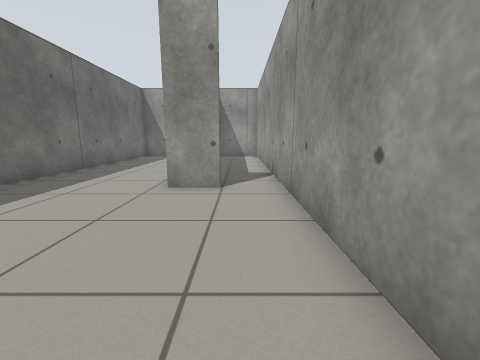
[1] (above)

13 first-person views from a walk through a robot-simulator world made for Gazebo. The camera is 0.71 m above the floor, tilts 10° down and sees 90° across. The floor is counted in squares, 0.5 m on a side. Each view is taken from the middle of a square. On the plan, view 1 faces up. The plan holds only what a view shows up to about 13 squares ahead; the rest is blank.

[2]
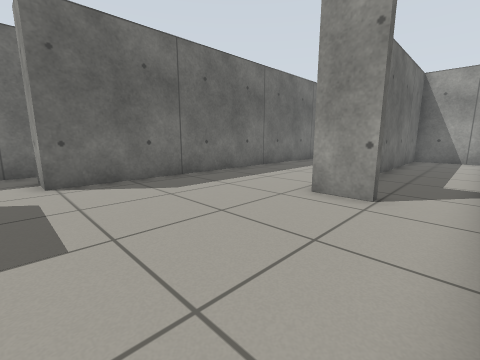

[3]
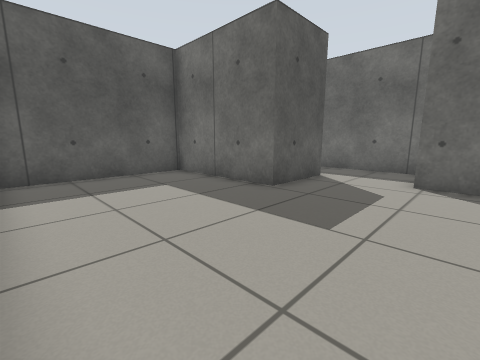

[4]
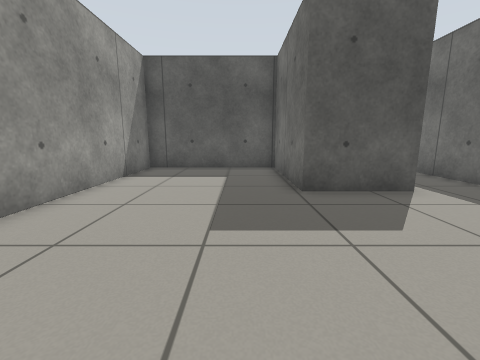

[5]
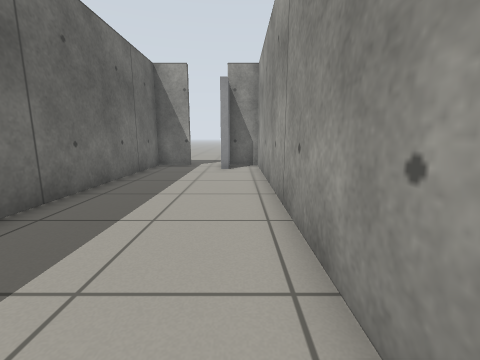

[6]
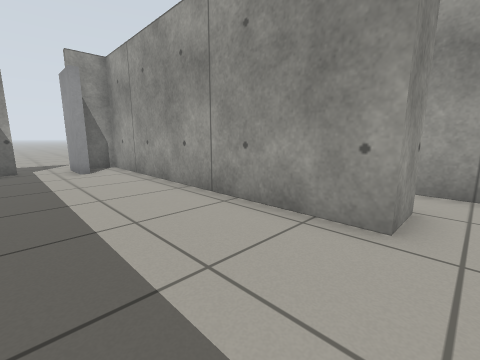

[7]
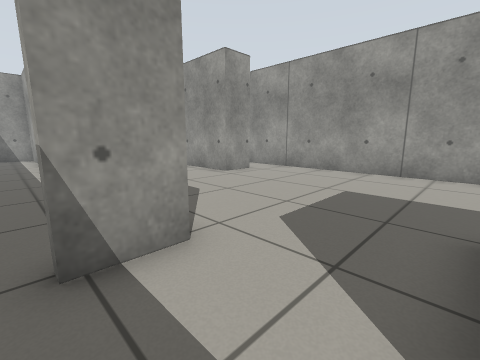

[8]
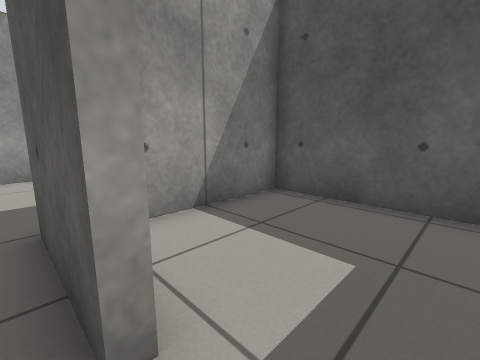

[9]
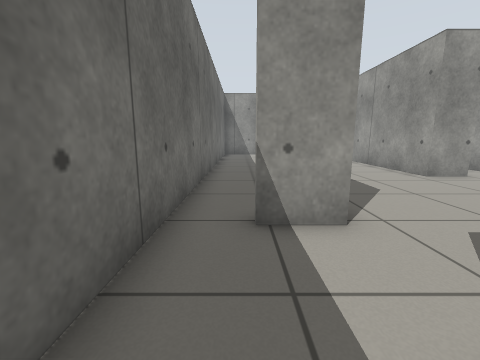

[10]
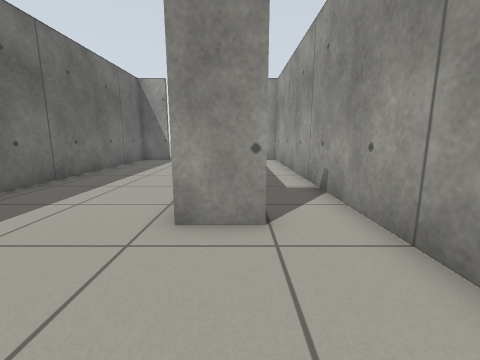

[11]
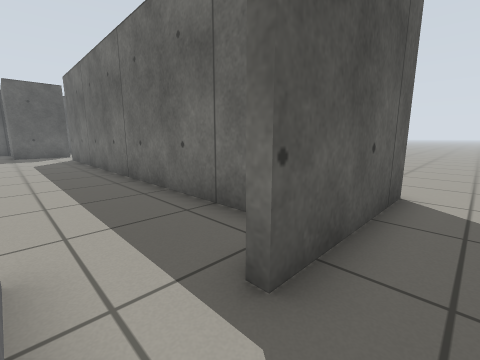

[12]
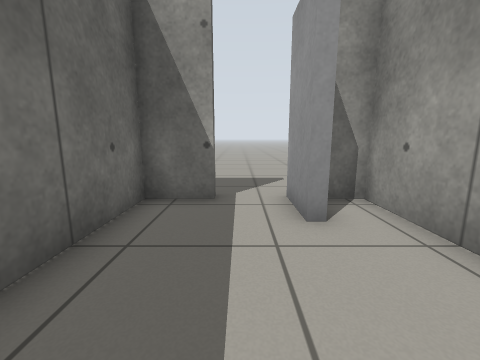

[13]
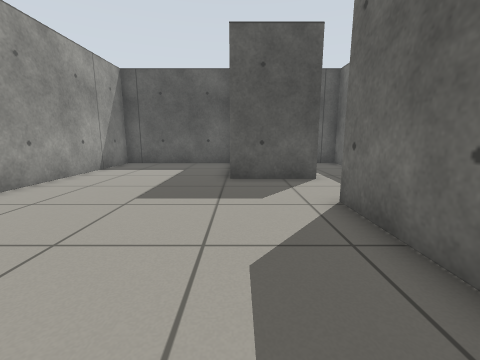

### Floor plan
Ten units are one square. View 1 is at (0, 0); x grows to the right and y downward. Boxes are objects, and circles mark ways between rooms. Rooms are numbered by the first view taken in them; rooms with no view inside come last. Other rooms are left out.
<svg viewBox="-111 -205 129 274">
<path fill="none" stroke="#000" d="M-5 -68 -21 -68 -21 -185 -35 -185M-78 13 -47 13 -47 64 13 64 13 -164M-18 -174 -18 -116M10 -185 -7 -185M-106 -188 -56 -188 -56 -185 -72 -185 -72 -18M-103 4 -103 64 -50 64 -50 27M-103 -111 -103 4M-72 -18 -88 -18"/>
<rect x="-45" y="-185" width="10" height="20" fill="#bbb"><title>door leaf</title></rect>
<circle cx="-70" cy="-5" r="3" fill="#2a7"/>
<circle cx="-85" cy="10" r="3" fill="#2a7"/>
<text x="-30" y="-70">1</text>
<text x="-80" y="30">2</text>
<text x="-90" y="-90">3</text>
</svg>
Room 1 opens to room 3. Room 2 opens to room 3.

Where each view was taken, in squares from view 1:
view 1: 0 up, 0 right, facing up
view 2: 1 up, 1 right, facing up-left
view 3: 3 up, 1 right, facing down-left
view 4: 5 up, 3 left, facing down
view 5: 6 up, 3 left, facing up
view 6: 6 up, 6 left, facing up-right
view 7: 1 down, 9 left, facing up-right
view 8: 1 down, 9 left, facing down-right
view 9: 2 down, 9 left, facing up
view 10: 3 up, 1 left, facing up
view 11: 20 up, 4 left, facing down-left
view 12: 13 up, 5 left, facing up
view 13: 7 up, 5 left, facing down
